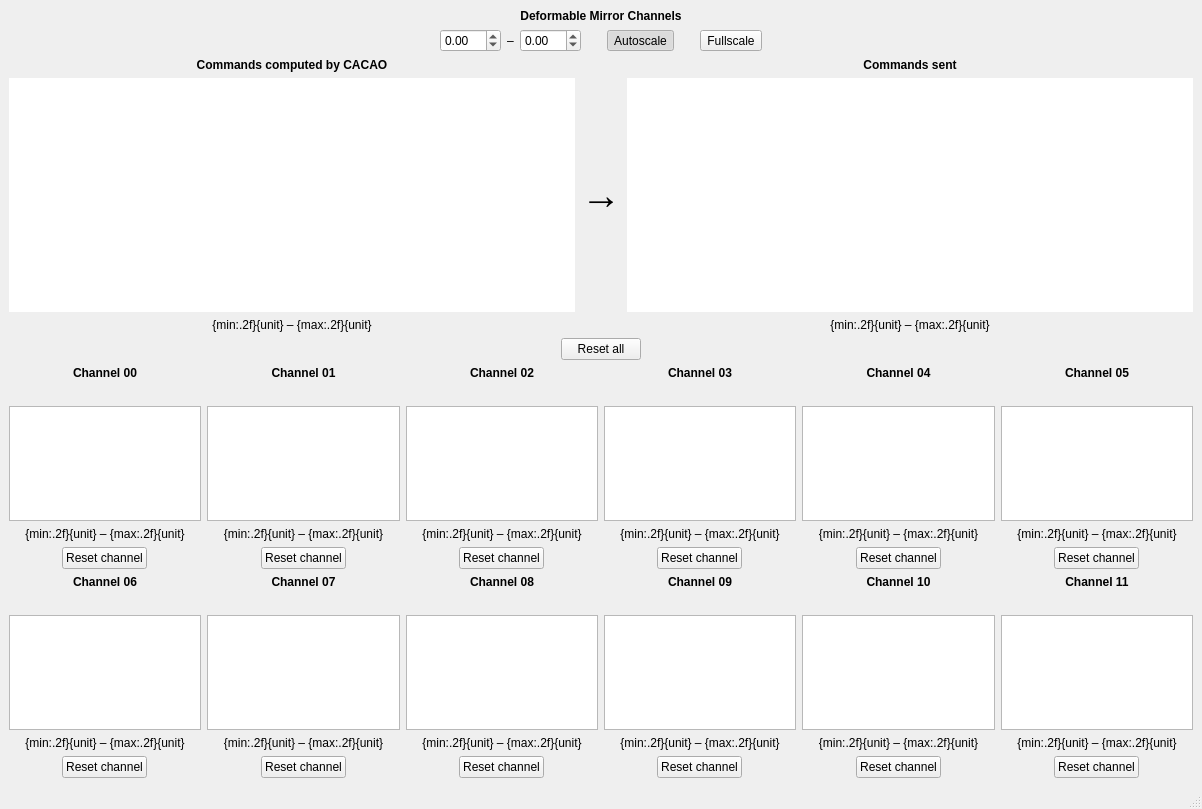
<?xml version="1.0" encoding="UTF-8"?>
<ui version="4.0">
 <class>DMChannelsWindow</class>
 <widget class="QMainWindow" name="DMChannelsWindow">
  <property name="geometry">
   <rect>
    <x>0</x>
    <y>0</y>
    <width>1202</width>
    <height>809</height>
   </rect>
  </property>
  <property name="windowTitle">
   <string>Deformable Mirror Channels - KalAO</string>
  </property>
  <widget class="QWidget" name="centralwidget">
   <layout class="QVBoxLayout" name="verticalLayout" stretch="0,0,2,0,3">
    <item>
     <widget class="QLabel" name="title_label">
      <property name="font">
       <font>
        <bold>true</bold>
       </font>
      </property>
      <property name="text">
       <string>Deformable Mirror Channels</string>
      </property>
      <property name="alignment">
       <set>Qt::AlignCenter</set>
      </property>
     </widget>
    </item>
    <item>
     <layout class="QHBoxLayout" name="scale_layout">
      <item>
       <spacer name="horizontalSpacer">
        <property name="orientation">
         <enum>Qt::Horizontal</enum>
        </property>
        <property name="sizeHint" stdset="0">
         <size>
          <width>40</width>
          <height>20</height>
         </size>
        </property>
       </spacer>
      </item>
      <item>
       <widget class="KScaledDoubleSpinbox" name="min_spinbox">
        <property name="keyboardTracking">
         <bool>false</bool>
        </property>
        <property name="decimals">
         <number>2</number>
        </property>
        <property name="minimum">
         <double>-99.000000000000000</double>
        </property>
        <property name="maximum">
         <double>99.000000000000000</double>
        </property>
        <property name="singleStep">
         <double>0.100000000000000</double>
        </property>
       </widget>
      </item>
      <item>
       <widget class="QLabel" name="minmax_label">
        <property name="text">
         <string>–</string>
        </property>
       </widget>
      </item>
      <item>
       <widget class="KScaledDoubleSpinbox" name="max_spinbox">
        <property name="keyboardTracking">
         <bool>false</bool>
        </property>
        <property name="decimals">
         <number>2</number>
        </property>
        <property name="minimum">
         <double>-99.000000000000000</double>
        </property>
        <property name="maximum">
         <double>99.000000000000000</double>
        </property>
        <property name="singleStep">
         <double>0.100000000000000</double>
        </property>
       </widget>
      </item>
      <item>
       <spacer name="horizontalSpacer_3">
        <property name="orientation">
         <enum>Qt::Horizontal</enum>
        </property>
        <property name="sizeType">
         <enum>QSizePolicy::Maximum</enum>
        </property>
        <property name="sizeHint" stdset="0">
         <size>
          <width>20</width>
          <height>20</height>
         </size>
        </property>
       </spacer>
      </item>
      <item>
       <widget class="QToolButton" name="autoscale_button">
        <property name="sizePolicy">
         <sizepolicy hsizetype="Minimum" vsizetype="Fixed">
          <horstretch>0</horstretch>
          <verstretch>0</verstretch>
         </sizepolicy>
        </property>
        <property name="text">
         <string>Autoscale</string>
        </property>
        <property name="checkable">
         <bool>true</bool>
        </property>
        <property name="checked">
         <bool>true</bool>
        </property>
       </widget>
      </item>
      <item>
       <spacer name="horizontalSpacer_4">
        <property name="orientation">
         <enum>Qt::Horizontal</enum>
        </property>
        <property name="sizeType">
         <enum>QSizePolicy::Maximum</enum>
        </property>
        <property name="sizeHint" stdset="0">
         <size>
          <width>20</width>
          <height>20</height>
         </size>
        </property>
       </spacer>
      </item>
      <item>
       <widget class="QToolButton" name="fullscale_button">
        <property name="sizePolicy">
         <sizepolicy hsizetype="Minimum" vsizetype="Fixed">
          <horstretch>0</horstretch>
          <verstretch>0</verstretch>
         </sizepolicy>
        </property>
        <property name="text">
         <string>Fullscale</string>
        </property>
        <property name="checkable">
         <bool>true</bool>
        </property>
       </widget>
      </item>
      <item>
       <spacer name="horizontalSpacer_5">
        <property name="orientation">
         <enum>Qt::Horizontal</enum>
        </property>
        <property name="sizeHint" stdset="0">
         <size>
          <width>40</width>
          <height>20</height>
         </size>
        </property>
       </spacer>
      </item>
     </layout>
    </item>
    <item>
     <layout class="QGridLayout" name="gridLayout">
      <item row="1" column="2">
       <widget class="KGraphicsView" name="commands_view">
        <property name="enabled">
         <bool>true</bool>
        </property>
        <property name="frameShape">
         <enum>QFrame::NoFrame</enum>
        </property>
        <property name="verticalScrollBarPolicy">
         <enum>Qt::ScrollBarAlwaysOff</enum>
        </property>
        <property name="horizontalScrollBarPolicy">
         <enum>Qt::ScrollBarAlwaysOff</enum>
        </property>
        <property name="sizeAdjustPolicy">
         <enum>QAbstractScrollArea::AdjustToContents</enum>
        </property>
       </widget>
      </item>
      <item row="0" column="2">
       <widget class="QLabel" name="commands_label">
        <property name="font">
         <font>
          <bold>true</bold>
         </font>
        </property>
        <property name="text">
         <string>Commands sent</string>
        </property>
        <property name="alignment">
         <set>Qt::AlignCenter</set>
        </property>
       </widget>
      </item>
      <item row="0" column="0">
       <widget class="QLabel" name="dm_label">
        <property name="font">
         <font>
          <bold>true</bold>
         </font>
        </property>
        <property name="text">
         <string>Commands computed by CACAO</string>
        </property>
        <property name="alignment">
         <set>Qt::AlignCenter</set>
        </property>
       </widget>
      </item>
      <item row="1" column="0">
       <widget class="KGraphicsView" name="dm_view">
        <property name="enabled">
         <bool>true</bool>
        </property>
        <property name="frameShape">
         <enum>QFrame::NoFrame</enum>
        </property>
        <property name="verticalScrollBarPolicy">
         <enum>Qt::ScrollBarAlwaysOff</enum>
        </property>
        <property name="horizontalScrollBarPolicy">
         <enum>Qt::ScrollBarAlwaysOff</enum>
        </property>
        <property name="sizeAdjustPolicy">
         <enum>QAbstractScrollArea::AdjustToContents</enum>
        </property>
       </widget>
      </item>
      <item row="1" column="1">
       <widget class="QLabel" name="arrow_label">
        <property name="font">
         <font>
          <pointsize>30</pointsize>
          <bold>false</bold>
         </font>
        </property>
        <property name="text">
         <string>→</string>
        </property>
        <property name="margin">
         <number>10</number>
        </property>
       </widget>
      </item>
      <item row="2" column="0">
       <widget class="KLabel" name="stroke_label_dm">
        <property name="text">
         <string>{min:.2f}{unit} – {max:.2f}{unit}</string>
        </property>
        <property name="alignment">
         <set>Qt::AlignCenter</set>
        </property>
       </widget>
      </item>
      <item row="2" column="2">
       <widget class="KLabel" name="stroke_label_commands">
        <property name="text">
         <string>{min:.2f}{unit} – {max:.2f}{unit}</string>
        </property>
        <property name="alignment">
         <set>Qt::AlignCenter</set>
        </property>
       </widget>
      </item>
     </layout>
    </item>
    <item alignment="Qt::AlignHCenter">
     <widget class="QPushButton" name="reset_all_button">
      <property name="sizePolicy">
       <sizepolicy hsizetype="Fixed" vsizetype="Fixed">
        <horstretch>0</horstretch>
        <verstretch>0</verstretch>
       </sizepolicy>
      </property>
      <property name="text">
       <string>Reset all</string>
      </property>
     </widget>
    </item>
    <item>
     <layout class="QGridLayout" name="channels_layout">
      <item row="0" column="3">
       <layout class="QVBoxLayout" name="layout_03">
        <item>
         <widget class="QLabel" name="label_03">
          <property name="font">
           <font>
            <bold>true</bold>
           </font>
          </property>
          <property name="text">
           <string>Channel 03</string>
          </property>
          <property name="alignment">
           <set>Qt::AlignCenter</set>
          </property>
         </widget>
        </item>
        <item>
         <widget class="QLabel" name="info_label_03">
          <property name="text">
           <string/>
          </property>
          <property name="alignment">
           <set>Qt::AlignCenter</set>
          </property>
         </widget>
        </item>
        <item>
         <widget class="KGraphicsView" name="view_03"/>
        </item>
        <item>
         <widget class="KLabel" name="stroke_label_03">
          <property name="text">
           <string>{min:.2f}{unit} – {max:.2f}{unit}</string>
          </property>
          <property name="alignment">
           <set>Qt::AlignCenter</set>
          </property>
         </widget>
        </item>
        <item alignment="Qt::AlignHCenter">
         <widget class="QPushButton" name="reset_button_03">
          <property name="sizePolicy">
           <sizepolicy hsizetype="Fixed" vsizetype="Fixed">
            <horstretch>0</horstretch>
            <verstretch>0</verstretch>
           </sizepolicy>
          </property>
          <property name="text">
           <string>Reset channel</string>
          </property>
         </widget>
        </item>
       </layout>
      </item>
      <item row="0" column="5">
       <layout class="QVBoxLayout" name="layout_05">
        <item>
         <widget class="QLabel" name="label_05">
          <property name="font">
           <font>
            <bold>true</bold>
           </font>
          </property>
          <property name="text">
           <string>Channel 05</string>
          </property>
          <property name="alignment">
           <set>Qt::AlignCenter</set>
          </property>
         </widget>
        </item>
        <item>
         <widget class="QLabel" name="info_label_05">
          <property name="text">
           <string/>
          </property>
          <property name="alignment">
           <set>Qt::AlignCenter</set>
          </property>
         </widget>
        </item>
        <item>
         <widget class="KGraphicsView" name="view_05"/>
        </item>
        <item>
         <widget class="KLabel" name="stroke_label_05">
          <property name="text">
           <string>{min:.2f}{unit} – {max:.2f}{unit}</string>
          </property>
          <property name="alignment">
           <set>Qt::AlignCenter</set>
          </property>
         </widget>
        </item>
        <item alignment="Qt::AlignHCenter">
         <widget class="QPushButton" name="reset_button_05">
          <property name="sizePolicy">
           <sizepolicy hsizetype="Fixed" vsizetype="Fixed">
            <horstretch>0</horstretch>
            <verstretch>0</verstretch>
           </sizepolicy>
          </property>
          <property name="text">
           <string>Reset channel</string>
          </property>
         </widget>
        </item>
       </layout>
      </item>
      <item row="0" column="2">
       <layout class="QVBoxLayout" name="layout_02">
        <item>
         <widget class="QLabel" name="label_02">
          <property name="font">
           <font>
            <bold>true</bold>
           </font>
          </property>
          <property name="text">
           <string>Channel 02</string>
          </property>
          <property name="alignment">
           <set>Qt::AlignCenter</set>
          </property>
         </widget>
        </item>
        <item>
         <widget class="QLabel" name="info_label_02">
          <property name="text">
           <string/>
          </property>
          <property name="alignment">
           <set>Qt::AlignCenter</set>
          </property>
         </widget>
        </item>
        <item>
         <widget class="KGraphicsView" name="view_02"/>
        </item>
        <item>
         <widget class="KLabel" name="stroke_label_02">
          <property name="text">
           <string>{min:.2f}{unit} – {max:.2f}{unit}</string>
          </property>
          <property name="alignment">
           <set>Qt::AlignCenter</set>
          </property>
         </widget>
        </item>
        <item alignment="Qt::AlignHCenter">
         <widget class="QPushButton" name="reset_button_02">
          <property name="sizePolicy">
           <sizepolicy hsizetype="Fixed" vsizetype="Fixed">
            <horstretch>0</horstretch>
            <verstretch>0</verstretch>
           </sizepolicy>
          </property>
          <property name="text">
           <string>Reset channel</string>
          </property>
         </widget>
        </item>
       </layout>
      </item>
      <item row="0" column="0">
       <layout class="QVBoxLayout" name="layout_00">
        <item>
         <widget class="QLabel" name="label_00">
          <property name="font">
           <font>
            <bold>true</bold>
           </font>
          </property>
          <property name="text">
           <string>Channel 00</string>
          </property>
          <property name="alignment">
           <set>Qt::AlignCenter</set>
          </property>
         </widget>
        </item>
        <item>
         <widget class="QLabel" name="info_label_00">
          <property name="text">
           <string/>
          </property>
          <property name="alignment">
           <set>Qt::AlignCenter</set>
          </property>
         </widget>
        </item>
        <item>
         <widget class="KGraphicsView" name="view_00"/>
        </item>
        <item>
         <widget class="KLabel" name="stroke_label_00">
          <property name="text">
           <string>{min:.2f}{unit} – {max:.2f}{unit}</string>
          </property>
          <property name="alignment">
           <set>Qt::AlignCenter</set>
          </property>
         </widget>
        </item>
        <item alignment="Qt::AlignHCenter">
         <widget class="QPushButton" name="reset_button_00">
          <property name="sizePolicy">
           <sizepolicy hsizetype="Fixed" vsizetype="Fixed">
            <horstretch>0</horstretch>
            <verstretch>0</verstretch>
           </sizepolicy>
          </property>
          <property name="text">
           <string>Reset channel</string>
          </property>
         </widget>
        </item>
       </layout>
      </item>
      <item row="1" column="2">
       <layout class="QVBoxLayout" name="layout_08">
        <item>
         <widget class="QLabel" name="label_08">
          <property name="font">
           <font>
            <bold>true</bold>
           </font>
          </property>
          <property name="text">
           <string>Channel 08</string>
          </property>
          <property name="alignment">
           <set>Qt::AlignCenter</set>
          </property>
         </widget>
        </item>
        <item>
         <widget class="QLabel" name="info_label_08">
          <property name="text">
           <string/>
          </property>
          <property name="alignment">
           <set>Qt::AlignCenter</set>
          </property>
         </widget>
        </item>
        <item>
         <widget class="KGraphicsView" name="view_06"/>
        </item>
        <item>
         <widget class="KLabel" name="stroke_label_08">
          <property name="text">
           <string>{min:.2f}{unit} – {max:.2f}{unit}</string>
          </property>
          <property name="alignment">
           <set>Qt::AlignCenter</set>
          </property>
         </widget>
        </item>
        <item alignment="Qt::AlignHCenter">
         <widget class="QPushButton" name="reset_button_08">
          <property name="sizePolicy">
           <sizepolicy hsizetype="Fixed" vsizetype="Fixed">
            <horstretch>0</horstretch>
            <verstretch>0</verstretch>
           </sizepolicy>
          </property>
          <property name="text">
           <string>Reset channel</string>
          </property>
         </widget>
        </item>
       </layout>
      </item>
      <item row="1" column="0">
       <layout class="QVBoxLayout" name="layout_06">
        <item>
         <widget class="QLabel" name="label_06">
          <property name="font">
           <font>
            <bold>true</bold>
           </font>
          </property>
          <property name="text">
           <string>Channel 06</string>
          </property>
          <property name="alignment">
           <set>Qt::AlignCenter</set>
          </property>
         </widget>
        </item>
        <item>
         <widget class="QLabel" name="info_label_06">
          <property name="text">
           <string/>
          </property>
          <property name="alignment">
           <set>Qt::AlignCenter</set>
          </property>
         </widget>
        </item>
        <item>
         <widget class="KGraphicsView" name="view_08"/>
        </item>
        <item>
         <widget class="KLabel" name="stroke_label_06">
          <property name="text">
           <string>{min:.2f}{unit} – {max:.2f}{unit}</string>
          </property>
          <property name="alignment">
           <set>Qt::AlignCenter</set>
          </property>
         </widget>
        </item>
        <item alignment="Qt::AlignHCenter">
         <widget class="QPushButton" name="reset_button_06">
          <property name="sizePolicy">
           <sizepolicy hsizetype="Fixed" vsizetype="Fixed">
            <horstretch>0</horstretch>
            <verstretch>0</verstretch>
           </sizepolicy>
          </property>
          <property name="text">
           <string>Reset channel</string>
          </property>
         </widget>
        </item>
       </layout>
      </item>
      <item row="0" column="1">
       <layout class="QVBoxLayout" name="layout_01">
        <item>
         <widget class="QLabel" name="label_01">
          <property name="font">
           <font>
            <bold>true</bold>
           </font>
          </property>
          <property name="text">
           <string>Channel 01</string>
          </property>
          <property name="alignment">
           <set>Qt::AlignCenter</set>
          </property>
         </widget>
        </item>
        <item>
         <widget class="QLabel" name="info_label_01">
          <property name="text">
           <string/>
          </property>
          <property name="alignment">
           <set>Qt::AlignCenter</set>
          </property>
         </widget>
        </item>
        <item>
         <widget class="KGraphicsView" name="view_01"/>
        </item>
        <item>
         <widget class="KLabel" name="stroke_label_01">
          <property name="text">
           <string>{min:.2f}{unit} – {max:.2f}{unit}</string>
          </property>
          <property name="alignment">
           <set>Qt::AlignCenter</set>
          </property>
         </widget>
        </item>
        <item alignment="Qt::AlignHCenter">
         <widget class="QPushButton" name="reset_button_01">
          <property name="sizePolicy">
           <sizepolicy hsizetype="Fixed" vsizetype="Fixed">
            <horstretch>0</horstretch>
            <verstretch>0</verstretch>
           </sizepolicy>
          </property>
          <property name="text">
           <string>Reset channel</string>
          </property>
         </widget>
        </item>
       </layout>
      </item>
      <item row="1" column="3">
       <layout class="QVBoxLayout" name="layout_09">
        <item>
         <widget class="QLabel" name="label_09">
          <property name="font">
           <font>
            <bold>true</bold>
           </font>
          </property>
          <property name="text">
           <string>Channel 09</string>
          </property>
          <property name="alignment">
           <set>Qt::AlignCenter</set>
          </property>
         </widget>
        </item>
        <item>
         <widget class="QLabel" name="info_label_09">
          <property name="text">
           <string/>
          </property>
          <property name="alignment">
           <set>Qt::AlignCenter</set>
          </property>
         </widget>
        </item>
        <item>
         <widget class="KGraphicsView" name="view_09"/>
        </item>
        <item>
         <widget class="KLabel" name="stroke_label_09">
          <property name="text">
           <string>{min:.2f}{unit} – {max:.2f}{unit}</string>
          </property>
          <property name="alignment">
           <set>Qt::AlignCenter</set>
          </property>
         </widget>
        </item>
        <item alignment="Qt::AlignHCenter">
         <widget class="QPushButton" name="reset_button_09">
          <property name="sizePolicy">
           <sizepolicy hsizetype="Fixed" vsizetype="Fixed">
            <horstretch>0</horstretch>
            <verstretch>0</verstretch>
           </sizepolicy>
          </property>
          <property name="text">
           <string>Reset channel</string>
          </property>
         </widget>
        </item>
       </layout>
      </item>
      <item row="1" column="4">
       <layout class="QVBoxLayout" name="layout_10">
        <item>
         <widget class="QLabel" name="label_10">
          <property name="font">
           <font>
            <bold>true</bold>
           </font>
          </property>
          <property name="text">
           <string>Channel 10</string>
          </property>
          <property name="alignment">
           <set>Qt::AlignCenter</set>
          </property>
         </widget>
        </item>
        <item>
         <widget class="QLabel" name="info_label_10">
          <property name="text">
           <string/>
          </property>
          <property name="alignment">
           <set>Qt::AlignCenter</set>
          </property>
         </widget>
        </item>
        <item>
         <widget class="KGraphicsView" name="view_10"/>
        </item>
        <item>
         <widget class="KLabel" name="stroke_label_10">
          <property name="text">
           <string>{min:.2f}{unit} – {max:.2f}{unit}</string>
          </property>
          <property name="alignment">
           <set>Qt::AlignCenter</set>
          </property>
         </widget>
        </item>
        <item alignment="Qt::AlignHCenter">
         <widget class="QPushButton" name="reset_button_10">
          <property name="sizePolicy">
           <sizepolicy hsizetype="Fixed" vsizetype="Fixed">
            <horstretch>0</horstretch>
            <verstretch>0</verstretch>
           </sizepolicy>
          </property>
          <property name="text">
           <string>Reset channel</string>
          </property>
         </widget>
        </item>
       </layout>
      </item>
      <item row="0" column="4">
       <layout class="QVBoxLayout" name="layout_04">
        <item>
         <widget class="QLabel" name="label_04">
          <property name="font">
           <font>
            <bold>true</bold>
           </font>
          </property>
          <property name="text">
           <string>Channel 04</string>
          </property>
          <property name="alignment">
           <set>Qt::AlignCenter</set>
          </property>
         </widget>
        </item>
        <item>
         <widget class="QLabel" name="info_label_04">
          <property name="text">
           <string/>
          </property>
          <property name="alignment">
           <set>Qt::AlignCenter</set>
          </property>
         </widget>
        </item>
        <item>
         <widget class="KGraphicsView" name="view_04"/>
        </item>
        <item>
         <widget class="KLabel" name="stroke_label_04">
          <property name="text">
           <string>{min:.2f}{unit} – {max:.2f}{unit}</string>
          </property>
          <property name="alignment">
           <set>Qt::AlignCenter</set>
          </property>
         </widget>
        </item>
        <item alignment="Qt::AlignHCenter">
         <widget class="QPushButton" name="reset_button_04">
          <property name="sizePolicy">
           <sizepolicy hsizetype="Fixed" vsizetype="Fixed">
            <horstretch>0</horstretch>
            <verstretch>0</verstretch>
           </sizepolicy>
          </property>
          <property name="text">
           <string>Reset channel</string>
          </property>
         </widget>
        </item>
       </layout>
      </item>
      <item row="1" column="1">
       <layout class="QVBoxLayout" name="layout_07">
        <item>
         <widget class="QLabel" name="label_07">
          <property name="font">
           <font>
            <bold>true</bold>
           </font>
          </property>
          <property name="text">
           <string>Channel 07</string>
          </property>
          <property name="alignment">
           <set>Qt::AlignCenter</set>
          </property>
         </widget>
        </item>
        <item>
         <widget class="QLabel" name="info_label_07">
          <property name="text">
           <string/>
          </property>
          <property name="alignment">
           <set>Qt::AlignCenter</set>
          </property>
         </widget>
        </item>
        <item>
         <widget class="KGraphicsView" name="view_07"/>
        </item>
        <item>
         <widget class="KLabel" name="stroke_label_07">
          <property name="text">
           <string>{min:.2f}{unit} – {max:.2f}{unit}</string>
          </property>
          <property name="alignment">
           <set>Qt::AlignCenter</set>
          </property>
         </widget>
        </item>
        <item alignment="Qt::AlignHCenter">
         <widget class="QPushButton" name="reset_button_07">
          <property name="sizePolicy">
           <sizepolicy hsizetype="Fixed" vsizetype="Fixed">
            <horstretch>0</horstretch>
            <verstretch>0</verstretch>
           </sizepolicy>
          </property>
          <property name="text">
           <string>Reset channel</string>
          </property>
         </widget>
        </item>
       </layout>
      </item>
      <item row="1" column="5">
       <layout class="QVBoxLayout" name="layout_11">
        <item>
         <widget class="QLabel" name="label_11">
          <property name="font">
           <font>
            <bold>true</bold>
           </font>
          </property>
          <property name="text">
           <string>Channel 11</string>
          </property>
          <property name="alignment">
           <set>Qt::AlignCenter</set>
          </property>
         </widget>
        </item>
        <item>
         <widget class="QLabel" name="info_label_11">
          <property name="text">
           <string/>
          </property>
          <property name="alignment">
           <set>Qt::AlignCenter</set>
          </property>
         </widget>
        </item>
        <item>
         <widget class="KGraphicsView" name="view_11"/>
        </item>
        <item>
         <widget class="KLabel" name="stroke_label_11">
          <property name="text">
           <string>{min:.2f}{unit} – {max:.2f}{unit}</string>
          </property>
          <property name="alignment">
           <set>Qt::AlignCenter</set>
          </property>
         </widget>
        </item>
        <item alignment="Qt::AlignHCenter">
         <widget class="QPushButton" name="reset_button_11">
          <property name="sizePolicy">
           <sizepolicy hsizetype="Fixed" vsizetype="Fixed">
            <horstretch>0</horstretch>
            <verstretch>0</verstretch>
           </sizepolicy>
          </property>
          <property name="text">
           <string>Reset channel</string>
          </property>
         </widget>
        </item>
       </layout>
      </item>
     </layout>
    </item>
   </layout>
  </widget>
  <widget class="QMenuBar" name="menubar">
   <property name="geometry">
    <rect>
     <x>0</x>
     <y>0</y>
     <width>1202</width>
     <height>23</height>
    </rect>
   </property>
  </widget>
  <widget class="QStatusBar" name="statusbar"/>
 </widget>
 <customwidgets>
  <customwidget>
   <class>KGraphicsView</class>
   <extends>QGraphicsView</extends>
   <header>kalao</header>
  </customwidget>
  <customwidget>
   <class>KLabel</class>
   <extends>QLabel</extends>
   <header>kalao</header>
  </customwidget>
  <customwidget>
   <class>KScaledDoubleSpinbox</class>
   <extends>QDoubleSpinBox</extends>
   <header>kalao</header>
  </customwidget>
 </customwidgets>
 <resources/>
 <connections/>
</ui>
